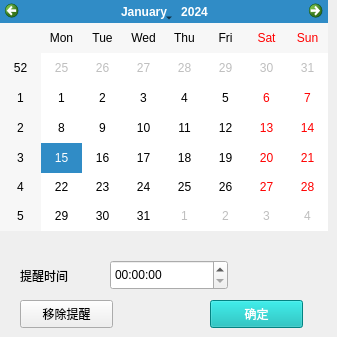
   <widget class="QWidget" name="tab_2">
    <attribute name="title">
     <string>提醒时间</string>
    </attribute>
    <widget class="QCalendarWidget" name="cwReminder">
     <property name="geometry">
      <rect>
       <x>0</x>
       <y>0</y>
       <width>328</width>
       <height>231</height>
      </rect>
     </property>
     <property name="focusPolicy">
      <enum>Qt::ClickFocus</enum>
     </property>
     <property name="styleSheet">
      <string notr="true"/>
     </property>
     <property name="minimumDate">
      <date>
       <year>1900</year>
       <month>1</month>
       <day>1</day>
      </date>
     </property>
     <property name="maximumDate">
      <date>
       <year>2077</year>
       <month>12</month>
       <day>31</day>
      </date>
     </property>
     <property name="gridVisible">
      <bool>false</bool>
     </property>
     <property name="navigationBarVisible">
      <bool>true</bool>
     </property>
     <property name="dateEditEnabled">
      <bool>true</bool>
     </property>
    </widget>
    <widget class="QPushButton" name="pushButton_4">
     <property name="geometry">
      <rect>
       <x>20</x>
       <y>300</y>
       <width>93</width>
       <height>28</height>
      </rect>
     </property>
     <property name="text">
      <string>移除提醒</string>
     </property>
    </widget>
    <widget class="QPushButton" name="pushButton_5">
     <property name="geometry">
      <rect>
       <x>210</x>
       <y>300</y>
       <width>93</width>
       <height>28</height>
      </rect>
     </property>
     <property name="cursor">
      <cursorShape>PointingHandCursor</cursorShape>
     </property>
     <property name="styleSheet">
      <string notr="true">color:white;
background-color: rgb(4, 184, 182);</string>
     </property>
     <property name="text">
      <string>确定</string>
     </property>
    </widget>
    <widget class="QLabel" name="label">
     <property name="geometry">
      <rect>
       <x>20</x>
       <y>263</y>
       <width>72</width>
       <height>25</height>
      </rect>
     </property>
     <property name="text">
      <string>提醒时间</string>
     </property>
    </widget>
    <widget class="QTimeEdit" name="timeEdit">
     <property name="geometry">
      <rect>
       <x>110</x>
       <y>260</y>
       <width>118</width>
       <height>30</height>
      </rect>
     </property>
    </widget>
   </widget>
